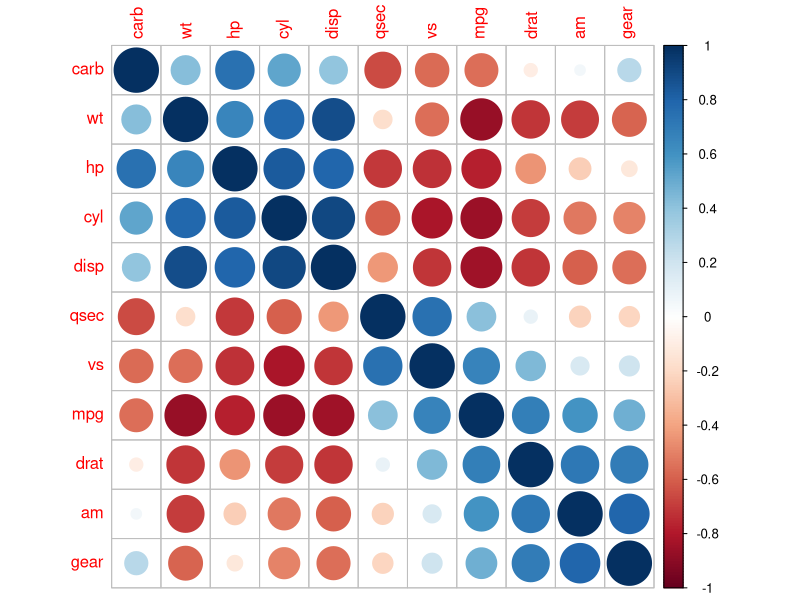
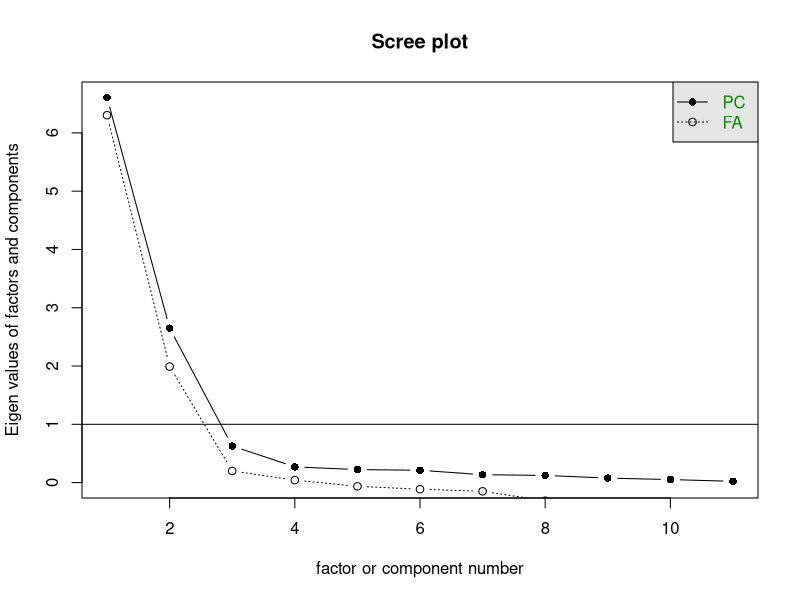

The R source for these figures, in order:
## ---- chunk 1
data = mtcars
head(mtcars,10)
## ---- chunk 2
mtcars_scaled = scale(mtcars)
head(mtcars_scaled,10)
## ---- chunk 3
library(corrplot)
corrplot(cor(mtcars_scaled), order='hclust')
## ---- chunk 4
library(psych)
scree(mtcars_scaled)
## ---- chunk 5
F.A = factanal(mtcars_scaled, factors=3, scores = 'regression',rotation='varimax')
F.A
## ---- chunk 6
head(F.A$scores,20)
